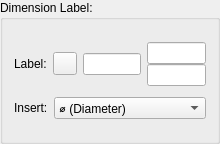
<?xml version="1.0" encoding="UTF-8"?>
<ui version="4.0">
 <class>QG_DimensionLabelEditor</class>
 <widget class="QWidget" name="QG_DimensionLabelEditor">
  <property name="geometry">
   <rect>
    <x>0</x>
    <y>0</y>
    <width>220</width>
    <height>144</height>
   </rect>
  </property>
  <property name="minimumSize">
   <size>
    <width>220</width>
    <height>0</height>
   </size>
  </property>
  <property name="windowTitle">
   <string>Dimension Label Editor</string>
  </property>
  <layout class="QVBoxLayout">
   <property name="spacing">
    <number>0</number>
   </property>
   <property name="margin" stdset="0">
    <number>0</number>
   </property>
   <item>
    <widget class="QGroupBox" name="bgLabel">
     <property name="title">
      <string>Dimension Label:</string>
     </property>
     <layout class="QVBoxLayout">
      <property name="spacing">
       <number>0</number>
      </property>
      <item>
       <layout class="QHBoxLayout">
        <item>
         <layout class="QHBoxLayout">
          <item>
           <widget class="QLabel" name="lLabel">
            <property name="sizePolicy">
             <sizepolicy hsizetype="Fixed" vsizetype="Fixed">
              <horstretch>0</horstretch>
              <verstretch>0</verstretch>
             </sizepolicy>
            </property>
            <property name="frameShape">
             <enum>QFrame::NoFrame</enum>
            </property>
            <property name="frameShadow">
             <enum>QFrame::Plain</enum>
            </property>
            <property name="text">
             <string>Label:</string>
            </property>
            <property name="wordWrap">
             <bool>false</bool>
            </property>
           </widget>
          </item>
          <item>
           <widget class="QToolButton" name="bDiameter">
            <property name="sizePolicy">
             <sizepolicy hsizetype="Minimum" vsizetype="Fixed">
              <horstretch>0</horstretch>
              <verstretch>0</verstretch>
             </sizepolicy>
            </property>
            <property name="toolTip">
             <string>Symbol before dimensional text</string>
            </property>
            <property name="text">
             <string/>
            </property>
            <property name="icon">
             <iconset resource="../../../../res/icons/icons.qrc">
              <normaloff>:/icons/char_diameter.lci</normaloff>:/icons/char_diameter.lci</iconset>
            </property>
            <property name="checkable">
             <bool>true</bool>
            </property>
           </widget>
          </item>
          <item>
           <widget class="QLineEdit" name="leLabel">
            <property name="sizePolicy">
             <sizepolicy hsizetype="Preferred" vsizetype="Fixed">
              <horstretch>0</horstretch>
              <verstretch>0</verstretch>
             </sizepolicy>
            </property>
            <property name="toolTip">
             <string>&lt;html&gt;&lt;head/&gt;&lt;body&gt;&lt;p&gt;Format of the dimension text, &amp;lt;&amp;gt; can be used as a placeholder for the dimension measurement value&lt;/p&gt;&lt;/body&gt;&lt;/html&gt;</string>
            </property>
           </widget>
          </item>
         </layout>
        </item>
        <item>
         <layout class="QVBoxLayout">
          <property name="spacing">
           <number>0</number>
          </property>
          <item>
           <widget class="QLineEdit" name="leTol1">
            <property name="sizePolicy">
             <sizepolicy hsizetype="Preferred" vsizetype="Fixed">
              <horstretch>0</horstretch>
              <verstretch>0</verstretch>
             </sizepolicy>
            </property>
            <property name="toolTip">
             <string>Superscript</string>
            </property>
           </widget>
          </item>
          <item>
           <widget class="QLineEdit" name="leTol2">
            <property name="sizePolicy">
             <sizepolicy hsizetype="Preferred" vsizetype="Fixed">
              <horstretch>0</horstretch>
              <verstretch>0</verstretch>
             </sizepolicy>
            </property>
            <property name="toolTip">
             <string>Subscript</string>
            </property>
           </widget>
          </item>
         </layout>
        </item>
       </layout>
      </item>
      <item>
       <layout class="QHBoxLayout">
        <item>
         <widget class="QLabel" name="textLabel1">
          <property name="text">
           <string>Insert:</string>
          </property>
          <property name="wordWrap">
           <bool>false</bool>
          </property>
         </widget>
        </item>
        <item>
         <widget class="QComboBox" name="cbSymbol">
          <property name="sizePolicy">
           <sizepolicy hsizetype="MinimumExpanding" vsizetype="Fixed">
            <horstretch>0</horstretch>
            <verstretch>0</verstretch>
           </sizepolicy>
          </property>
          <property name="toolTip">
           <string>Symbol to insert</string>
          </property>
          <item>
           <property name="text">
            <string>⌀ (Diameter)</string>
           </property>
          </item>
          <item>
           <property name="text">
            <string>R (Radial)</string>
           </property>
          </item>
          <item>
           <property name="text">
            <string>° (Degree)</string>
           </property>
          </item>
          <item>
           <property name="text">
            <string>± (Plus / Minus)</string>
           </property>
          </item>
          <item>
           <property name="text">
            <string>π (Pi)</string>
           </property>
          </item>
          <item>
           <property name="text">
            <string>× (Times)</string>
           </property>
          </item>
          <item>
           <property name="text">
            <string>÷ (Division)</string>
           </property>
          </item>
         </widget>
        </item>
       </layout>
      </item>
     </layout>
    </widget>
   </item>
  </layout>
 </widget>
 <layoutdefault spacing="6" margin="11"/>
 <resources>
  <include location="../../../../res/icons/icons.qrc"/>
  <include location="../../../../res/icons/icons.qrc"/>
 </resources>
 <connections/>
 <slots>
  <slot>insertSign(QString)</slot>
 </slots>
</ui>
